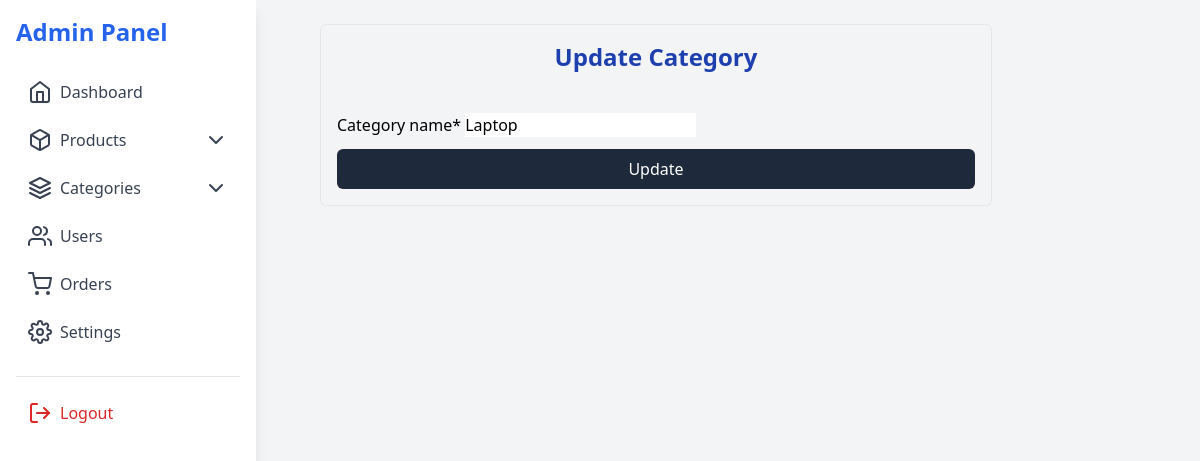
Before: /dashboard/category/update/5/ with the older database file.
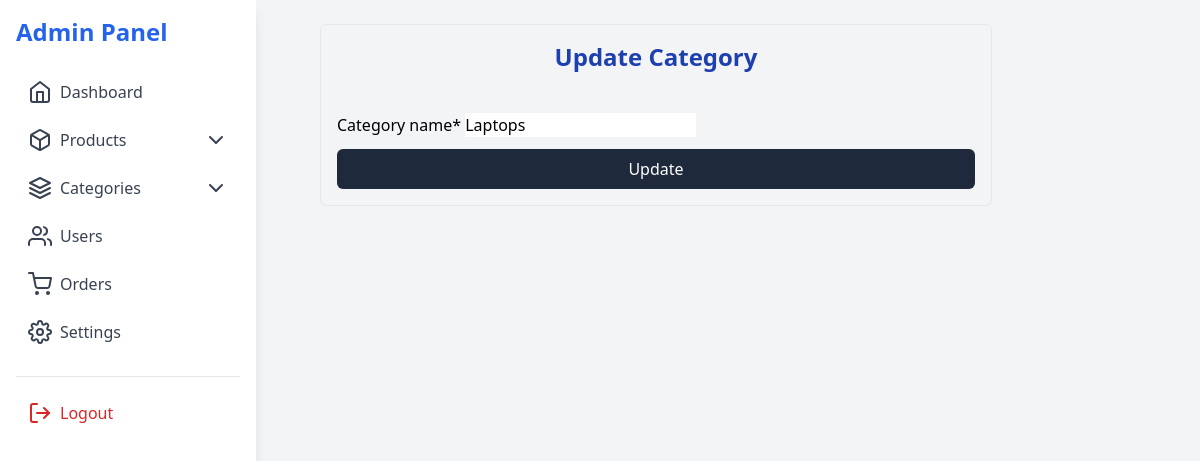
After: the same page with the newer database file.
### product/models.py (models this page shows, shortened)
class Category(models.Model):
    category_name= models.CharField(max_length=100)
    created_at= models.DateTimeField(auto_now_add=True)

### adminpage/views.py (the view)
# urls.py: path('category/update/<int:category_id>/', views.update_category, name='update_category'),
def update_category(request, category_id):
    instance= Category.objects.get(id=category_id)
    if request.method == 'POST':
        form=CategoryForm(request.POST,instance=instance)
        if form.is_valid():
            form.save()
            messages.success(request,'Category updated successfully!')
            return redirect('dashboard_category_lists')
        else:
            messages.error(request,"Error,Something went wrong!")
    else:
        form=CategoryForm(instance=instance)
    return render(request,'update_category.html',{'form':form})

### product/forms.py
class CategoryForm(forms.ModelForm):
    class Meta:
        model = Category
        fields = '__all__'

### adminpage/templates/update_category.html (shortened to what this page needs)
{% extends 'dashboard_layout.html' %}
{% load crispy_forms_tags %}
{% block content %}
<form method="POST" class="max-w-2xl ml-10 border p-4 rounded-md" enctype="multipart/form-data">
    <h1 class="text-2xl font-semibold mb-10 text-blue-800 text-center">Update Category</h1>
    {{ form|crispy }}
    <button type="submit" class="bg-slate-800 hover:bg-slate-800/90 w-full py-2 text-white rounded-md" >Update</button>
</form>
{% endblock %}

Changed rows visible on the page:
changed Category: category_name "Laptop" → "Laptops"
